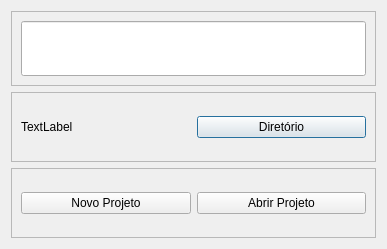
<?xml version="1.0" encoding="UTF-8"?>
<ui version="4.0">
 <class>Dialog</class>
 <widget class="QDialog" name="Dialog">
  <property name="geometry">
   <rect>
    <x>0</x>
    <y>0</y>
    <width>387</width>
    <height>249</height>
   </rect>
  </property>
  <property name="windowTitle">
   <string>Dialog</string>
  </property>
  <layout class="QVBoxLayout" name="verticalLayout">
   <item>
    <widget class="QFrame" name="frame_3">
     <property name="frameShape">
      <enum>QFrame::StyledPanel</enum>
     </property>
     <property name="frameShadow">
      <enum>QFrame::Raised</enum>
     </property>
     <layout class="QHBoxLayout" name="horizontalLayout_3">
      <item>
       <widget class="QLineEdit" name="lineEdit">
        <property name="minimumSize">
         <size>
          <width>0</width>
          <height>55</height>
         </size>
        </property>
        <property name="text">
         <string/>
        </property>
       </widget>
      </item>
     </layout>
    </widget>
   </item>
   <item>
    <widget class="QFrame" name="frame">
     <property name="frameShape">
      <enum>QFrame::StyledPanel</enum>
     </property>
     <property name="frameShadow">
      <enum>QFrame::Raised</enum>
     </property>
     <layout class="QHBoxLayout" name="horizontalLayout_2">
      <item>
       <widget class="QLabel" name="label">
        <property name="text">
         <string>TextLabel</string>
        </property>
       </widget>
      </item>
      <item>
       <widget class="QPushButton" name="pb_Diretorio">
        <property name="text">
         <string>Diretório</string>
        </property>
       </widget>
      </item>
     </layout>
    </widget>
   </item>
   <item>
    <widget class="QFrame" name="frame_2">
     <property name="frameShape">
      <enum>QFrame::StyledPanel</enum>
     </property>
     <property name="frameShadow">
      <enum>QFrame::Raised</enum>
     </property>
     <layout class="QHBoxLayout" name="horizontalLayout">
      <item>
       <widget class="QPushButton" name="pb_Novo_Projeto">
        <property name="text">
         <string>Novo Projeto</string>
        </property>
       </widget>
      </item>
      <item>
       <widget class="QPushButton" name="pb_Abrir_Projeto">
        <property name="text">
         <string>Abrir Projeto</string>
        </property>
       </widget>
      </item>
     </layout>
    </widget>
   </item>
  </layout>
 </widget>
 <resources/>
 <connections/>
</ui>
